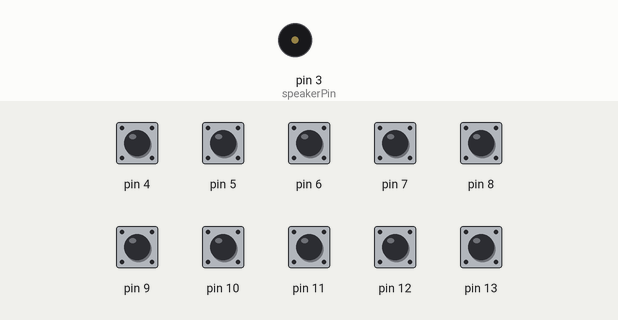
This program was run on a simulated Arduino Uno, built with avr-gcc and run on an emulated ATmega328P. Shown: buzzer (waves = sounding). Inputs (shaded band) come from the test bench; at power-on: pin 4–13 HIGH.

Above: at 1.2 s.
1.3 s: pin 4 pulled LOW for 0.15 s
At 1.4 s:
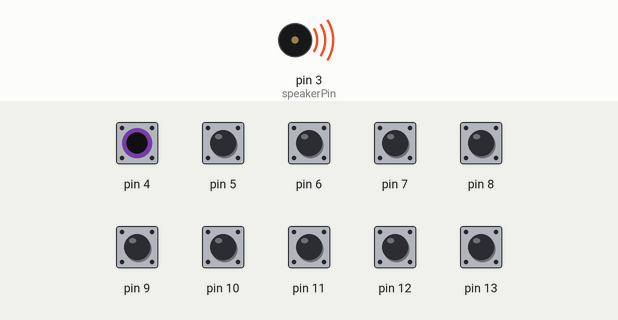
Timing chart, 0 to 4.3 s (numbered marks = the images above; inputs shaded):
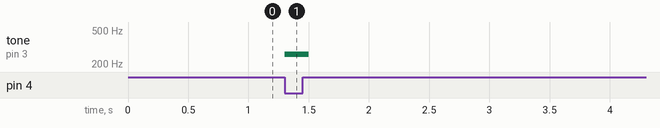

The program:

main.cpp
```cpp
#include <Arduino.h>

constexpr int notes[] = {261, 277, 293, 311, 329, 343, 369, 392, 415, 440,
						466, 493, 523, 554, 587, 622, 659, 698, 740, 784,
						830, 880};

constexpr int speakerPin = 3;
constexpr int firstKey = 4;
constexpr int lastKey = 13;


void setup() {
	Serial.begin(9600);
	pinMode(speakerPin, OUTPUT);
	for(int i = firstKey; i <= lastKey; i++){
		pinMode(i, INPUT_PULLUP);
	}
}

void loop() {

	for(int i = firstKey; i <= lastKey; i++){
		if(digitalRead(i) == LOW){
			tone(speakerPin, notes[i - firstKey]);
			break;
		}
		if(i >= lastKey){
			noTone(speakerPin);
		}
	}

	delay(100);
}
```

Measured:
- after the input at 1.3 s, tone on pin 3 (speakerPin): silent → 261 Hz at once, → silent 0.20 s later
